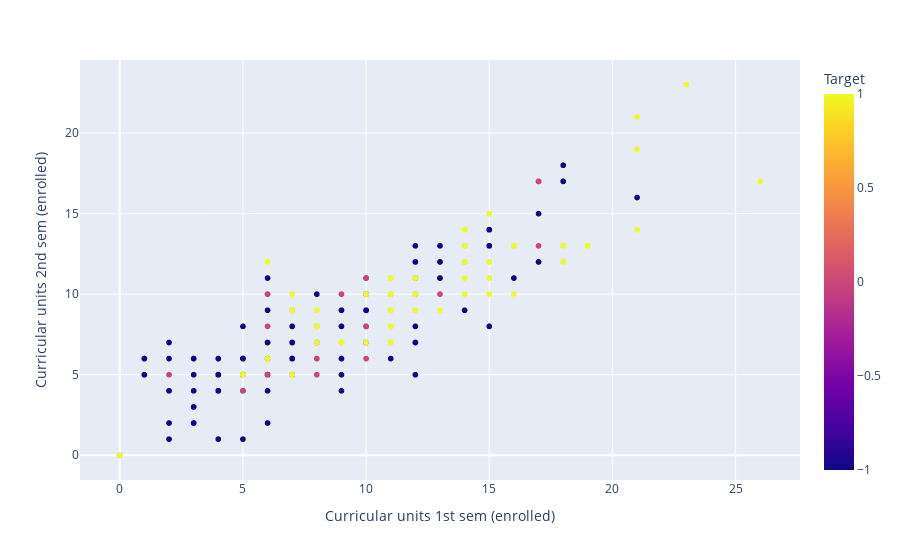

Notebook source saved alongside this figure:
### Code cell
fig = px.scatter(df, 
             x = 'Curricular units 1st sem (enrolled)',
             y = 'Curricular units 2nd sem (enrolled)',
             color = 'Target')
fig.show()

### Figure 1 — Plotly figure (JSON) as saved in the notebook; plotly's stock layout.template omitted (floating-point values rounded to 4 significant figures; data arrays with more than 128 entries replaced by an {"elided": "..."} marker saying what was removed)
{"data": [{"hovertemplate": "Curricular units 1st sem (enrolled)=%{x}<br>Curricular units 2nd sem (enrolled)=%{y}<br>Target=%{marker.color}<extra></extra>", "legendgroup": "", "marker": {"color": {"elided": "4424 int values"}, "coloraxis": "coloraxis", "symbol": "circle"}, "mode": "markers", "name": "", "showlegend": false, "type": "scattergl", "x": {"elided": "4424 int values"}, "xaxis": "x", "y": {"elided": "4424 int values"}, "yaxis": "y"}], "layout": {"coloraxis": {"colorbar": {"title": {"text": "Target"}}, "colorscale": [[0, "#0d0887"], [0.1111, "#46039f"], [0.2222, "#7201a8"], [0.3333, "#9c179e"], [0.4444, "#bd3786"], [0.5556, "#d8576b"], [0.6667, "#ed7953"], [0.7778, "#fb9f3a"], [0.8889, "#fdca26"], [1, "#f0f921"]]}, "legend": {"tracegroupgap": 0}, "margin": {"t": 60}, "xaxis": {"anchor": "y", "domain": [0, 1], "title": {"text": "Curricular units 1st sem (enrolled)"}}, "yaxis": {"anchor": "x", "domain": [0, 1], "title": {"text": "Curricular units 2nd sem (enrolled)"}}}}
